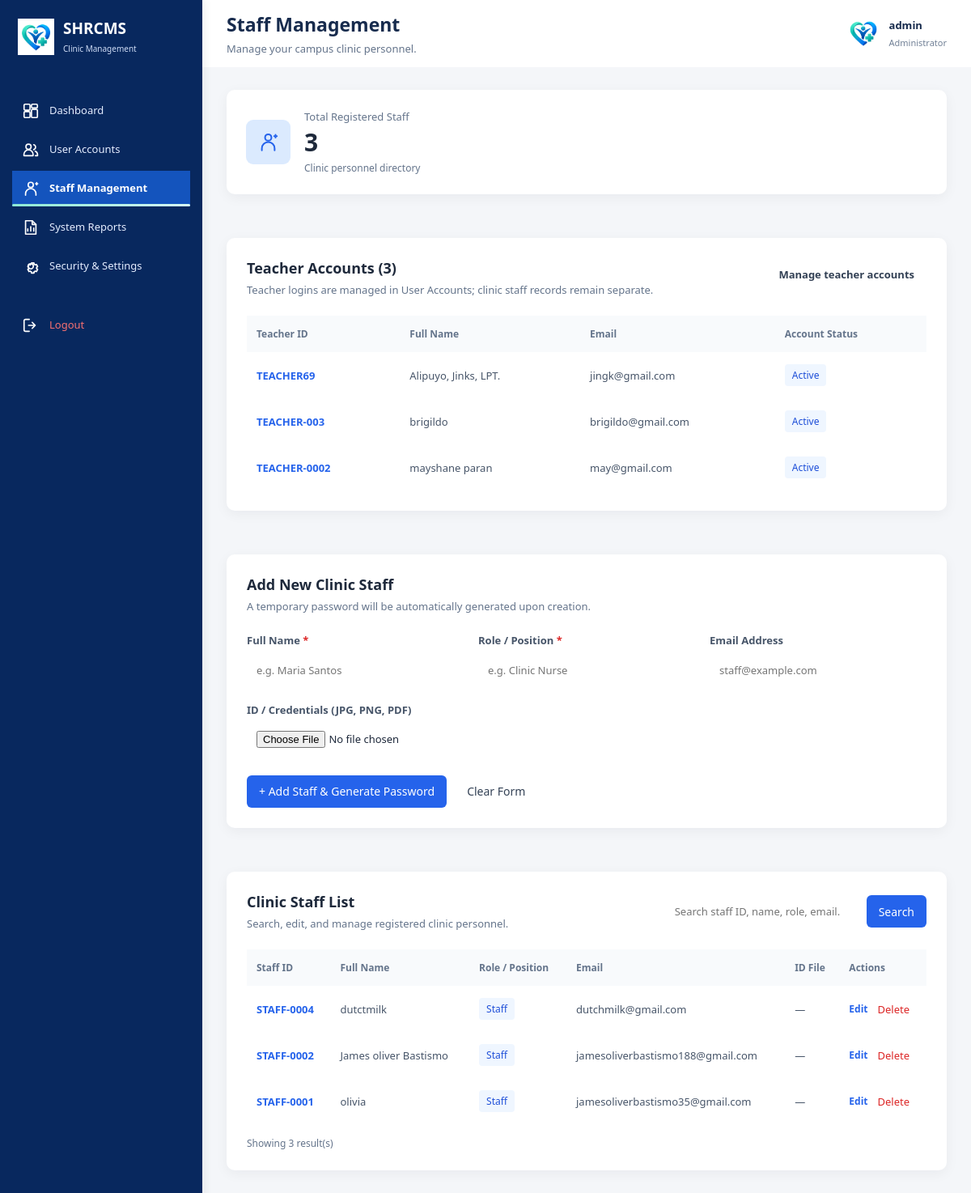
Page /php/Admin_Dashboard/staff_management.php (signed in) on the committed database.
### tables this page shows
CREATE TABLE `teachers` (
  `id` int NOT NULL,
  `teacher_id_no` varchar(50) NOT NULL,
  `fullname` varchar(100) NOT NULL,
  `email` varchar(100) DEFAULT NULL,
  `password` varchar(255) NOT NULL,
  `id_document` varchar(255) DEFAULT NULL,
  `status` varchar(20) NOT NULL DEFAULT 'Active',
  `created_at` timestamp NOT NULL DEFAULT CURRENT_TIMESTAMP
);

CREATE TABLE `staff` (
  `id` int NOT NULL,
  `staff_id_no` varchar(50) DEFAULT NULL,
  `password` varchar(255) DEFAULT NULL,
  `fullname` varchar(100) NOT NULL,
  `role` varchar(50) NOT NULL,
  `email` varchar(100) DEFAULT NULL,
  `id_document` varchar(255) DEFAULT NULL,
  `created_at` timestamp NOT NULL DEFAULT CURRENT_TIMESTAMP
);

### php/Admin_Dashboard/staff_management.php (the view, shortened to what this page needs)
<?php
require_once __DIR__ . '/../db.php';
$conn->set_charset('utf8mb4');
function e($value): string
{
    return htmlspecialchars((string)($value ?? ''), ENT_QUOTES, 'UTF-8');
}
$search = trim($_GET['search'] ?? '');
$editing_staff = null;
$username = $_SESSION['admin_username'] ?? 'Administrator';
$sql = "SELECT id, staff_id_no, fullname, role, email, id_document
        FROM staff
        WHERE LOWER(TRIM(role)) <> 'teacher'";
$sql .= ' ORDER BY id DESC';
$stmt = $conn->prepare($sql);
$stmt->execute();
$staff_result = $stmt->get_result();
$count_result = $conn->query("SELECT COUNT(*) AS total FROM staff WHERE LOWER(TRIM(role)) <> 'teacher'");
$total_staff = (int)($count_result->fetch_assoc()['total'] ?? 0);
$teacher_result = $conn->query(
    'SELECT teacher_id_no, fullname, email, status
     FROM teachers
     ORDER BY fullname'
);
?>
<!DOCTYPE html>
<html lang="en">
<head>
    <link rel="stylesheet" href="../../css/Shared/style.css?v=20261114-icons">
    <link rel="stylesheet" href="../../css/Admin/admin-dashboard.css?v=20261115-admin-menu-cleanup">
    <link rel="stylesheet" href="../../css/Admin/staff-management.css?v=20261114-icons">
</head>
<body class="admin-dashboard-body">
    <aside class="admin-sidebar">
        <div class="admin-sidebar-brand">
            <img src="../../image/logo2.png" alt="SHRCMS Logo">
            <div>
                <h3>SHRCMS</h3>
                <p>Clinic Management</p>
            </div>
        </div>
        <nav aria-label="Administrator navigation">
            <a href="admin_dashboard.php"><img class="ui-icon" src="../../image/icon-dashboard.svg" alt="" aria-hidden="true"> Dashboard</a>
            <a href="user_management.php"><img class="ui-icon" src="../../image/icon-users.svg" alt="" aria-hidden="true"> User Accounts</a>
            <a href="staff_management.php" class="active" aria-current="page"><img class="ui-icon" src="../../image/icon-staff.svg" alt="" aria-hidden="true"> Staff Management</a>
            <a href="system_reports.php"><img class="ui-icon" src="../../image/icon-reports.svg" alt="" aria-hidden="true"> System Reports</a>
            <a href="system_settings.php"><img class="ui-icon" src="../../image/icon-settings.svg" alt="" aria-hidden="true"> Security &amp; Settings</a>
            <a href="../logout.php" class="logout-link" onclick="return confirm('Are you sure you want to log out?')">
                <img class="ui-icon" src="../../image/icon-logout.svg" alt="" aria-hidden="true"> Logout
            </a>
        </nav>
    </aside>
    <main class="admin-main-content">
        <header class="admin-header-bar">
            <div>
                <h2>Staff Management</h2>
                <p class="staff-page-subtitle">Manage your campus clinic personnel.</p>
            </div>
            <div class="admin-profile-info">
                <img src="../../image/logo2.png" alt="Administrator profile">
                <div class="admin-profile-text">
                    <h4><?= e($username) ?></h4>
                    <p>Administrator</p>
                </div>
            </div>
        </header>
        <div class="admin-dashboard-container">
            <section class="staff-summary-card">
                <div class="staff-summary-icon"><img class="ui-icon" src="../../image/icon-staff.svg" alt="" aria-hidden="true"></div>
                <div>
                    <p>Total Registered Staff</p>
                    <h2><?= number_format($total_staff) ?></h2>
                    <span>Clinic personnel directory</span>
                </div>
            </section>
            <section class="staff-panel" aria-labelledby="teacher-accounts-heading">
                <div class="staff-panel-heading">
                    <div>
                        <h3 id="teacher-accounts-heading">Teacher Accounts (<?= number_format($teacher_result->num_rows) ?>)</h3>
                        <p>Teacher logins are managed in User Accounts; clinic staff records remain separate.</p>
                    </div>
                    <a class="staff-btn staff-btn-light" href="user_management.php?search=Teacher">Manage teacher accounts</a>
                </div>
                <div class="staff-table-wrap">
                    <table class="staff-table">
                        <thead>
                            <tr>
                                <th>Teacher ID</th>
                                <th>Full Name</th>
                                <th>Email</th>
                                <th>Account Status</th>
                            </tr>
                        </thead>
                        <tbody>
                            <?php if ($teacher_result->num_rows > 0): ?>
                                <?php while ($teacher = $teacher_result->fetch_assoc()): ?>
                                    <tr>
                                        <td><strong class="staff-id"><?= e($teacher['teacher_id_no']) ?></strong></td>
                                        <td><?= e($teacher['fullname']) ?></td>
                                        <td><?= e($teacher['email'] ?: '—') ?></td>
                                        <td><span class="staff-role"><?= e($teacher['status']) ?></span></td>
                                    </tr>
                                <?php endwhile; ?>
                            <?php else: ?>
                                <tr>
                                    <td colspan="4" class="staff-empty">No teacher accounts found.</td>
                                </tr>
                            <?php endif; ?>
                        </tbody>
                    </table>
                </div>
            </section>
            <section class="staff-panel" id="staff-form">
                <div class="staff-panel-heading">
                    <div>
                        <h3><?= $editing_staff ? 'Edit Staff Member' : 'Add New Clinic Staff' ?></h3>
                        <p>
                            <?= $editing_staff
                                ? 'Update the staff information below.'
                                : 'A temporary password will be automatically generated upon creation.' ?>
                        </p>
                    </div>
                </div>
                <form action="staff_management.php" method="POST" class="staff-form" enctype="multipart/form-data">
                    <div class="staff-form-grid">
                        <div class="staff-field">
                            <label for="fullname">Full Name <span>*</span></label>
                            <input type="text" id="fullname" name="fullname" maxlength="100" required
                                placeholder="e.g. Maria Santos" value="<?= e($editing_staff['fullname'] ?? '') ?>">
                        </div>
                        <div class="staff-field">
                            <label for="role">Role / Position <span>*</span></label>
                            <input type="text" id="role" name="role" maxlength="100" required
                                placeholder="e.g. Clinic Nurse" value="<?= e($editing_staff['role'] ?? '') ?>">
                        </div>
                        <div class="staff-field">
                            <label for="email">Email Address</label>
                            <input type="email" id="email" name="email" maxlength="255"
                                placeholder="staff@example.com" value="<?= e($editing_staff['email'] ?? '') ?>">
                        </div>
                        <div class="staff-field">
                            <label for="id_document">ID / Credentials (JPG, PNG, PDF)</label>
                            <input type="file" id="id_document" name="id_document" accept=".jpg,.jpeg,.png,.pdf">
                        </div>
                    </div>
                    <div class="staff-form-actions">
                        <button type="submit" class="staff-btn staff-btn-primary">
                            <?= $editing_staff ? 'Save Changes' : '+ Add Staff &amp; Generate Password' ?>
                        </button>
                        <?php if (!$editing_staff): ?>
                            <button type="reset" class="staff-btn staff-btn-light">Clear Form</button>
                        <?php endif; ?>
                    </div>
                </form>
            </section>
            <section class="staff-panel">
                <div class="staff-panel-heading staff-list-heading">
                    <div>
                        <h3>Clinic Staff List</h3>
                        <p>Search, edit, and manage registered clinic personnel.</p>
                    </div>
                    <form class="staff-search" method="GET" action="staff_management.php">
                        <input type="search" name="search" value="<?= e($search) ?>"
                            placeholder="Search staff ID, name, role, email..." aria-label="Search staff">
                        <button type="submit" class="staff-btn staff-btn-primary">Search</button>
                    </form>
                </div>
                <div class="staff-table-wrap">
                    <table class="staff-table">
                        <thead>
                            <tr>
                                <th>Staff ID</th>
                                <th>Full Name</th>
                                <th>Role / Position</th>
                                <th>Email</th>
                                <th>ID File</th>
                                <th>Actions</th>
                            </tr>
                        </thead>
                        <tbody>
                            <?php if ($staff_result->num_rows > 0): ?>
                                <?php while ($staff = $staff_result->fetch_assoc()): ?>
                                    <tr>
                                        <td><strong class="staff-id"><?= e($staff['staff_id_no'] ?: '—') ?></strong></td>
                                        <td><?= e($staff['fullname']) ?></td>
                                        <td><span class="staff-role"><?= e($staff['role']) ?></span></td>
                                        <td><?= e($staff['email'] ?: '—') ?></td>
                                        <td>
                                            <?php if (!empty($staff['id_document'])): ?>
                                                <a href="../../<?= e($staff['id_document']) ?>" target="_blank">View File</a>
                                            <?php else: ?>
                                                —
                                            <?php endif; ?>
                                        </td>
                                        <td>
                                            <div class="staff-row-actions">
                                                <a class="staff-edit-link"
                                                    href="staff_management.php?edit=<?= (int)$staff['id'] ?>#staff-form">Edit</a>
                                                <form method="POST" action="staff_management.php"
                                                    onsubmit="return confirm('Delete this staff member? This cannot be undone.');">
                                                    <button type="submit" class="staff-delete-btn">Delete</button>
                                                </form>
                                            </div>
                                        </td>
                                    </tr>
                                <?php endwhile; ?>
                            <?php endif; ?>
                        </tbody>
                    </table>
                </div>
                <div class="staff-table-footer">
                    Showing <?= number_format($staff_result->num_rows) ?> result(s)
                </div>
            </section>
        </div>
    </main>
</body>
</html>

### css/Shared/style.css (style rules this page uses)
:root { --emerald-900: #081b2d; --emerald-800: #102f4f; --emerald-700: #1b4b87; --emerald-600: #2d6fe8; --emerald-500: #66b2ff; --emerald-100: #edf7ff; --emerald-50: #f7fbff; --tea-100: #dfeeff; --mint-100: #d9eeff; --white: #ffffff; --soft: #eef7ff; --text: #213f67; --muted: #5c7390; --shadow: 0 28px 70px rgba(7, 18, 32, 0.18); }
* { margin: 0; padding: 0; box-sizing: border-box; }
html { scroll-behavior: smooth; }
body { font-family: Arial, Helvetica, sans-serif; background: radial-gradient(ellipse at top left, rgba(120, 185, 255, 0.24), transparent 24%), radial-gradient(ellipse at bottom right, rgba(64, 140, 255, 0.18), transparent 28%), linear-gradient(180deg, #edf5ff 0%, #dfeeff 22%, #edf5ff 100%); color: var(--emerald-900); }
img { max-width: 100%; display: block; }
.ui-icon { display: inline-block; flex: 0 0 auto; width: 18px; height: 18px; object-fit: contain; vertical-align: middle; }
.admin-sidebar .ui-icon, .staff-sidebar .ui-icon { filter: brightness(0) invert(1); }
a { text-decoration: none; }
nav { display: flex; align-items: center; gap: 34px; }
nav a { position: relative; text-decoration: none; color: rgba(240, 255, 252, 0.82); font-size: 13px; font-weight: 700; padding: 10px 0; transition: color 0.2s ease; }
nav a:hover, nav a.active { color: #8DE8D4; }
nav a.active::after { content: ""; position: absolute; left: 0; bottom: 0; width: 100%; height: 3px; background: linear-gradient(90deg, #8DE8D4, #D8FFF5); border-radius: 10px; }
body.admin-dashboard-body { margin: 0; padding: 0; font-family: 'Segoe UI', Tahoma, Geneva, Verdana, sans-serif; background-color: #f4f6f9; display: flex; height: 100vh; overflow: hidden; }
.admin-sidebar { width: 260px; background-color: #0d1b2a; color: #ffffff; display: flex; flex-direction: column; padding: 20px 0; box-shadow: 4px 0 10px rgba(0, 0, 0, 0.05); }
.admin-sidebar-brand { display: flex; align-items: center; gap: 12px; padding: 0 20px 25px 20px; border-bottom: 1px solid rgba(255, 255, 255, 0.1); }
.admin-sidebar-brand img { width: 35px; height: 35px; object-fit: contain; }
.admin-sidebar-brand h3 { font-size: 18px; font-weight: 700; margin: 0; color: #ffffff; }
.admin-sidebar-brand p { font-size: 10px; color: #94a3b8; margin: 0; line-height: 1.2; }
.admin-sidebar nav { margin-top: 20px; display: flex; flex-direction: column; gap: 5px; }
.admin-sidebar nav a { display: flex; align-items: center; gap: 15px; padding: 12px 25px; color: #cbd5e1; text-decoration: none; font-size: 14px; font-weight: 500; transition: all 0.2s ease; }
.admin-sidebar nav a:hover, .admin-sidebar nav a.active { background-color: #1d4ed8; color: #ffffff; border-left: 4px solid #60a5fa; }
.admin-sidebar nav a.logout-link { margin-top: auto; color: #f87171; }
.admin-main-content { flex: 1; display: flex; flex-direction: column; overflow-y: auto; }
.admin-header-bar { background-color: #ffffff; padding: 15px 30px; display: flex; justify-content: space-between; align-items: center; border-bottom: 1px solid #e2e8f0; }
.admin-header-bar h2 { font-size: 22px; color: #1e293b; margin: 0; font-weight: 700; }
.admin-profile-info { display: flex; align-items: center; gap: 12px; }
.admin-profile-info img { width: 40px; height: 40px; border-radius: 50%; object-fit: cover; }
.admin-profile-text h4 { font-size: 14px; color: #1e293b; margin: 0; font-weight: 600; }
.admin-profile-text p { font-size: 11px; color: #64748b; margin: 0; }
.admin-dashboard-container { padding: 30px; }
html body *:not(#shrcms-border-reset), html body *:not(#shrcms-border-reset)::before, html body *:not(#shrcms-border-reset)::after { border: none !important; }

### rows in the picture
teachers: teacher_id_no "TEACHER69", fullname "Alipuyo, Jinks, LPT.", email "jingk@gmail.com", status "Active"
teachers: teacher_id_no "TEACHER-003", fullname "brigildo", email "brigildo@gmail.com", status "Active"
teachers: teacher_id_no "TEACHER-0002", fullname "mayshane paran", email "may@gmail.com", status "Active"
staff: staff_id_no "STAFF-0004", fullname "dutctmilk", role "Staff", email "dutchmilk@gmail.com"
staff: staff_id_no "STAFF-0002", fullname "James oliver Bastismo", role "Staff", email "jamesoliverbastismo188@gmail.com"
staff: staff_id_no "STAFF-0001", fullname "olivia", role "Staff", email "jamesoliverbastismo35@gmail.com"

### other values in the picture
$username "admin"
$total_staff "3"
$teacher_result->num_rows "3"
$staff_result->num_rows "3"
